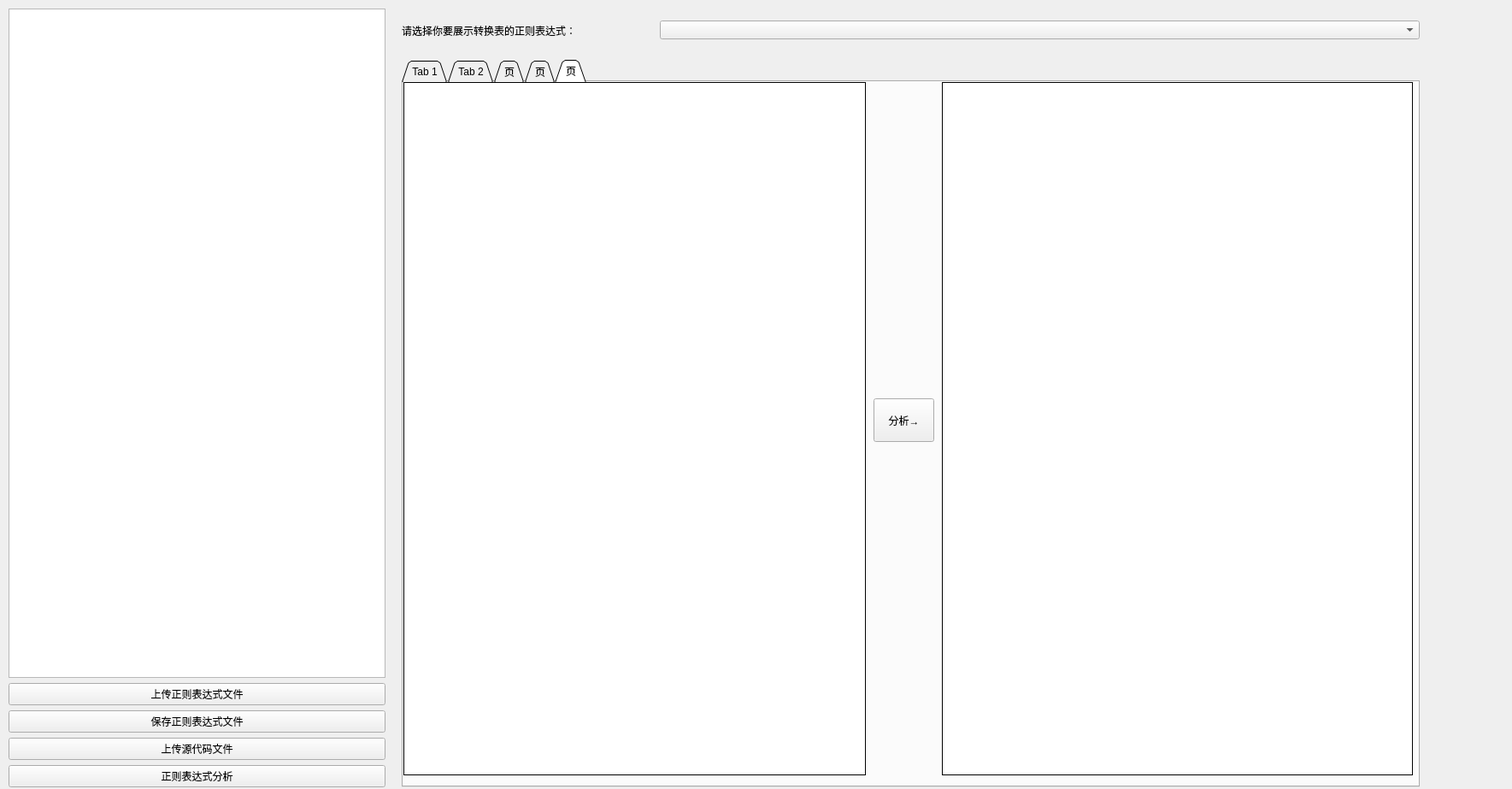
<?xml version="1.0" encoding="UTF-8"?>
<ui version="4.0">
 <class>TaskOneWidget</class>
 <widget class="QWidget" name="TaskOneWidget">
  <property name="geometry">
   <rect>
    <x>0</x>
    <y>0</y>
    <width>1769</width>
    <height>923</height>
   </rect>
  </property>
  <property name="minimumSize">
   <size>
    <width>1769</width>
    <height>923</height>
   </size>
  </property>
  <property name="maximumSize">
   <size>
    <width>1769</width>
    <height>923</height>
   </size>
  </property>
  <property name="windowTitle">
   <string>Form</string>
  </property>
  <widget class="QWidget" name="verticalLayoutWidget">
   <property name="geometry">
    <rect>
     <x>10</x>
     <y>10</y>
     <width>441</width>
     <height>911</height>
    </rect>
   </property>
   <layout class="QVBoxLayout" name="verticalLayout">
    <item>
     <widget class="QTextEdit" name="textEdit"/>
    </item>
    <item>
     <widget class="QPushButton" name="uploadRegexButton">
      <property name="text">
       <string>上传正则表达式文件</string>
      </property>
     </widget>
    </item>
    <item>
     <widget class="QPushButton" name="saveFileButton">
      <property name="text">
       <string>保存正则表达式文件</string>
      </property>
     </widget>
    </item>
    <item>
     <widget class="QPushButton" name="uploadCodeButton">
      <property name="text">
       <string>上传源代码文件</string>
      </property>
     </widget>
    </item>
    <item>
     <widget class="QPushButton" name="regexAnalyseButton">
      <property name="text">
       <string>正则表达式分析</string>
      </property>
     </widget>
    </item>
   </layout>
  </widget>
  <widget class="QWidget" name="verticalLayoutWidget_2">
   <property name="geometry">
    <rect>
     <x>470</x>
     <y>70</y>
     <width>1191</width>
     <height>851</height>
    </rect>
   </property>
   <layout class="QVBoxLayout" name="verticalLayout_2">
    <item>
     <widget class="QTabWidget" name="tabWidget">
      <property name="tabShape">
       <enum>QTabWidget::Triangular</enum>
      </property>
      <property name="currentIndex">
       <number>4</number>
      </property>
      <property name="tabBarAutoHide">
       <bool>false</bool>
      </property>
      <widget class="QWidget" name="tab">
       <attribute name="title">
        <string>Tab 1</string>
       </attribute>
       <widget class="QTableView" name="NFAWidget">
        <property name="geometry">
         <rect>
          <x>0</x>
          <y>0</y>
          <width>1181</width>
          <height>801</height>
         </rect>
        </property>
        <property name="font">
         <font>
          <family>微软雅黑</family>
         </font>
        </property>
        <property name="styleSheet">
         <string notr="true">border: none;</string>
        </property>
       </widget>
      </widget>
      <widget class="QWidget" name="tab_2">
       <attribute name="title">
        <string>Tab 2</string>
       </attribute>
       <widget class="QTableView" name="DFAWidget">
        <property name="geometry">
         <rect>
          <x>0</x>
          <y>0</y>
          <width>1181</width>
          <height>811</height>
         </rect>
        </property>
        <property name="styleSheet">
         <string notr="true">border: none;</string>
        </property>
       </widget>
      </widget>
      <widget class="QWidget" name="tab_3">
       <attribute name="title">
        <string>页</string>
       </attribute>
       <widget class="QTableView" name="minDFAWidget">
        <property name="geometry">
         <rect>
          <x>0</x>
          <y>0</y>
          <width>1181</width>
          <height>811</height>
         </rect>
        </property>
        <property name="styleSheet">
         <string notr="true">border: none;</string>
        </property>
       </widget>
      </widget>
      <widget class="QWidget" name="tab_4">
       <attribute name="title">
        <string>页</string>
       </attribute>
       <widget class="QTextBrowser" name="textBrowser">
        <property name="geometry">
         <rect>
          <x>0</x>
          <y>0</y>
          <width>1181</width>
          <height>811</height>
         </rect>
        </property>
        <property name="font">
         <font>
          <family>Tahoma</family>
          <pointsize>11</pointsize>
         </font>
        </property>
        <property name="styleSheet">
         <string notr="true">border: none;</string>
        </property>
       </widget>
      </widget>
      <widget class="QWidget" name="tab_5">
       <attribute name="title">
        <string>页</string>
       </attribute>
       <widget class="QTableView" name="tokenWidget">
        <property name="geometry">
         <rect>
          <x>630</x>
          <y>0</y>
          <width>551</width>
          <height>811</height>
         </rect>
        </property>
        <property name="font">
         <font>
          <family>微软雅黑</family>
         </font>
        </property>
        <property name="styleSheet">
         <string notr="true">border: 1px solid black;</string>
        </property>
       </widget>
       <widget class="QTextEdit" name="sourceCodeEdit">
        <property name="geometry">
         <rect>
          <x>0</x>
          <y>0</y>
          <width>541</width>
          <height>811</height>
         </rect>
        </property>
        <property name="font">
         <font>
          <family>Arial</family>
          <pointsize>12</pointsize>
         </font>
        </property>
        <property name="styleSheet">
         <string notr="true">border: 1px solid black;</string>
        </property>
       </widget>
       <widget class="QPushButton" name="analyseCodeButton">
        <property name="geometry">
         <rect>
          <x>550</x>
          <y>370</y>
          <width>71</width>
          <height>51</height>
         </rect>
        </property>
        <property name="text">
         <string>分析→</string>
        </property>
       </widget>
      </widget>
     </widget>
    </item>
   </layout>
  </widget>
  <widget class="QWidget" name="horizontalLayoutWidget_2">
   <property name="geometry">
    <rect>
     <x>470</x>
     <y>10</y>
     <width>1191</width>
     <height>51</height>
    </rect>
   </property>
   <layout class="QHBoxLayout" name="horizontalLayout_2" stretch="1,3">
    <item>
     <widget class="QLabel" name="label">
      <property name="text">
       <string>请选择你要展示转换表的正则表达式：</string>
      </property>
     </widget>
    </item>
    <item>
     <widget class="QComboBox" name="comboBox"/>
    </item>
   </layout>
  </widget>
 </widget>
 <resources/>
 <connections/>
</ui>
